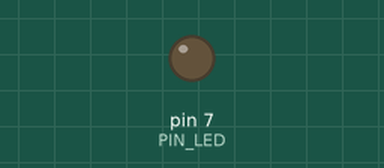
Recording of a sketch running on a simulated Arduino Uno, built with avr-gcc and run on an emulated ATmega328P. Parts: output pins drawn as LEDs (lit = HIGH). Dashed ring = blinking. At 2.0 s the program stops and its outputs stay as they are.

Above: at 0.5 s.
At 1.85 s:
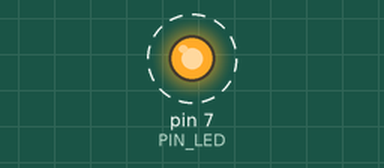
Timing chart, 0 to 3.0 s (numbered marks = the images above):
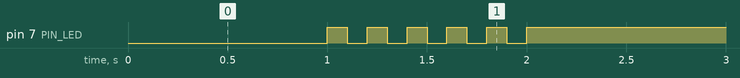

The sketch:

05_practice_2.ino
```cpp
#define PIN_LED 7
unsigned int count, toggle;

void setup() {
    pinMode(PIN_LED, OUTPUT);
    Serial.begin(115200); // Initialize serial port
    while (!Serial) {
        ; // wait for serial port to connect.
    }
}

void loop() {
    digitalWrite(PIN_LED, 0);
    delay(1000);
    blink_led(5);
    digitalWrite(PIN_LED, 1);
    while(1)
    {
    }
}

void blink_led(int count) {
    for(int i = 0; i < count; i ++){
      digitalWrite(PIN_LED, 1);
      delay(100);
      digitalWrite(PIN_LED, 0);
      delay(100);
    }
    return;
}
```

Measured:
- by itself, pin 7 (PIN_LED): alternates HIGH for 0.10 s and LOW for 0.10 s, 11 changes in all, then stays HIGH
